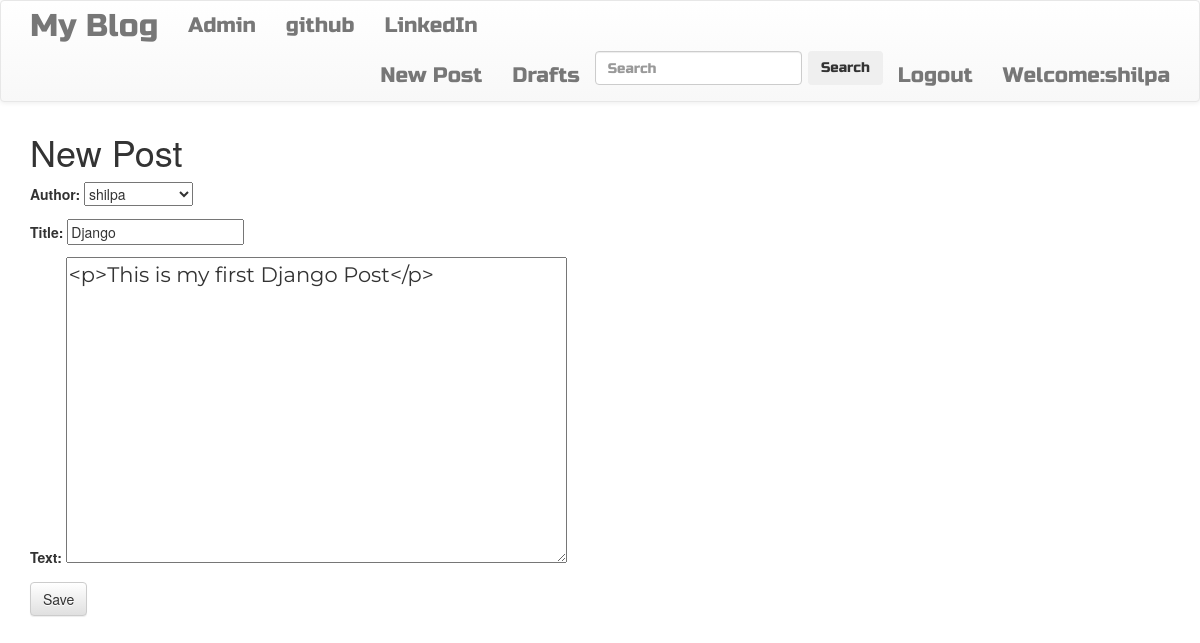
Screenshot of /post/1/edit/ (signed in) with the database file from the repository.
### blog_site1/models.py (models this page shows, shortened)
class Post(models.Model):
    author=models.ForeignKey('auth.User',on_delete=models.CASCADE)
    title=models.CharField(max_length=200)
    text=models.TextField()
    image=models.ImageField(upload_to='blog_site/images',default="")
    created_date=models.DateTimeField(default=timezone.now)
    published_date=models.DateTimeField(blank=True,null=True)

### blog_site1/views.py (the view)
# urls.py: url(r'^post/(?P<pk>\d+)/edit/$',views.PostUpdateView.as_view(),name='post_edit'),
class PostUpdateView(LoginRequiredMixin,UpdateView):
    login_url='/login/'
    redirect_field_name='blog_site1/post_detail.html'
    form_class= PostForm
    model=Post

### blog_site1/forms.py
class PostForm(forms.ModelForm):
    class Meta():
        model=Post
        fields=('author','title','text')
        widgets = {
            'title':forms.TextInput(attrs={'class':'textinputclass'}),
            'text':forms.Textarea(attrs={'class':'editable medium-editor-textarea postcontent'})
        }

### blog_site1/templates/blog_site1/post_form.html (shortened to what this page needs)
{%extends "blog_site1/base.html" %}
{% block content%}
<h1>New Post</h1>
<form class="post-form"  method="POST">
    {{form.as_p}}
    <button type="submit" class='save btn btn-default' name="button">Save</button>
</form>
{% endblock %}

### blog_site1/templates/blog_site1/base.html (shortened to what this page needs)
<!DOCTYPE html>
{% load static %}
<html>
    <head>
<link rel="stylesheet" href="https://maxcdn.bootstrapcdn.com/bootstrap/3.3.7/css/bootstrap.min.css">
<link rel="stylesheet" href="https://maxcdn.bootstrapcdn.com/bootstrap/3.3.7/css/bootstrap-theme.min.css">
<link rel="stylesheet" href="//cdn.jsdelivr.net/npm/medium-editor@latest/dist/css/medium-editor.min.css" type="text/css" media="screen" charset="utf-8">
<link rel="stylesheet" href="{% static 'css/blog.css' %}">
</head>
    <body class="loader">
        <nav class="navbar navbar-default techfont custom-navbar">
            <div class="container">
                <ul class="nav navbar-nav">
                <li><a class="navbar-brand bigbrand" href="{%url 'post_list'%}">My Blog</a></li>
                <li><a   href="{%url 'admin:index'%}">Admin</a></li>
                <li><a   href="https://www.github.com">github</a></li>
                <li><a   href="https://www.linkedin.com">LinkedIn</a></li>
            </ul>
            <ul class="nav navbar-nav navbar-right">
                {% if  user.is_authenticated %}
                <li>
                    <a href="{%url 'post_new' %}">New Post</a>
                </li>
                <li>
                    <a href="{%url 'post_draft_list' %}">Drafts</a>
                </li>
                <li>
                    <form method="get" action="/search" class="form-inline my-2 my-lg-0">
                        <input class="form-control mr-sm-2" type="search" placeholder="Search"
                        aria-label="Search" name="search" id="search">
                        <button class="btn btn-outline-success my-2 my-sm-0" type="submit">Search</button>
                    </form>
                </li>
                <li>
                    <a href="{%url 'logout' %}">Logout</a>
                </li>
                <li>
                    <a>Welcome:{{user.username}}</a>
                </li>
                    {% else %}
                  <li>
                      <a class='nav navbar-right' href="{% url 'login' %}"><span class='glyphicon glyphicon-user'></span></a></li>
                {% endif %}
            </ul>
            </div>
        </nav>
        <div class ="content container">
            <div class="row">
                <div class="col-md-8">
                    <div class="blog_posts">
                        {%block content %}
                        {%endblock%}
                    </div>
                </div>
            </div>
        </div>
    </body class="loader">
</html>

### blog_site1/static/css/blog.css (style rules this page uses)
.techfont { font-family: 'Russo One',sans-serif; font-size:1.5em; margin-bottom:10px; }
.bigbrand { font-size:1.5em; }
.postcontent { font-family:'Montserrat'; font-size:1.5em; }
.loader { filter:hue-rotate(0deg); color:linear-gradient(45deg,#0f8,#08f); animation:hue 10000ms infinite linear; }

### rows the page displays
Post: author "shilpa", title "Django", text "<p>This is my first Django Post</p>"

### other values shown
{{ user.username }} "shilpa"
